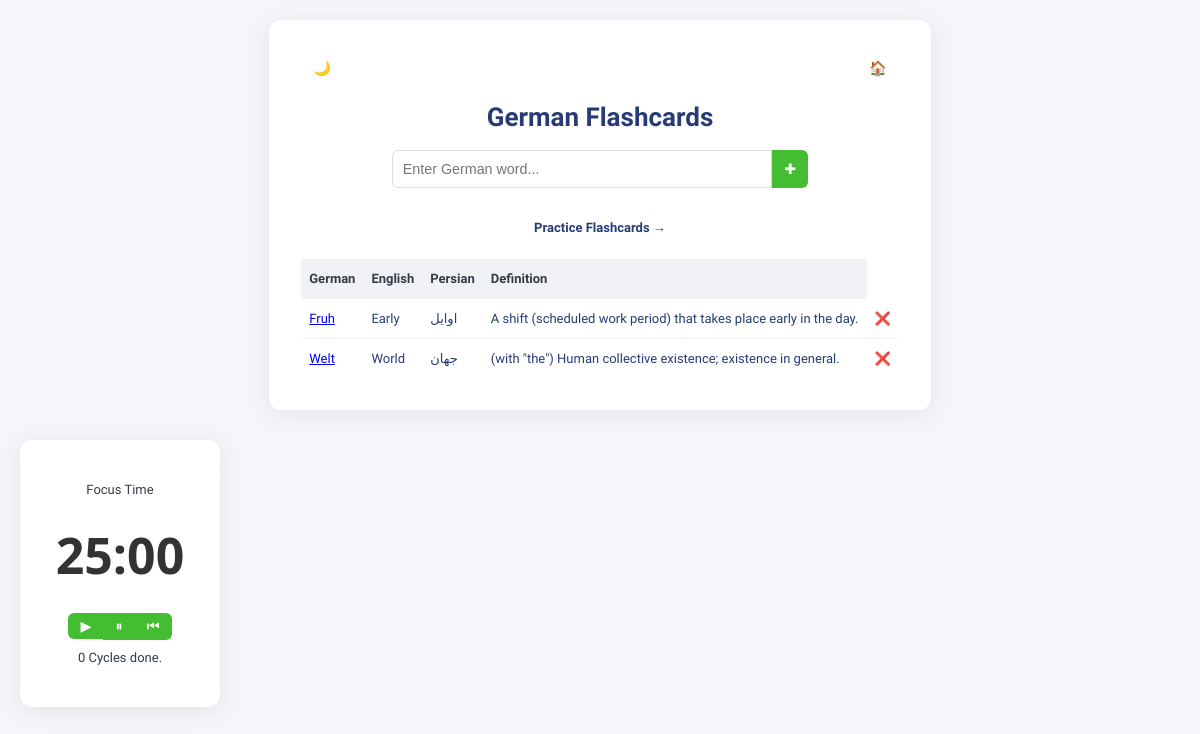
Before: / with the older database file.
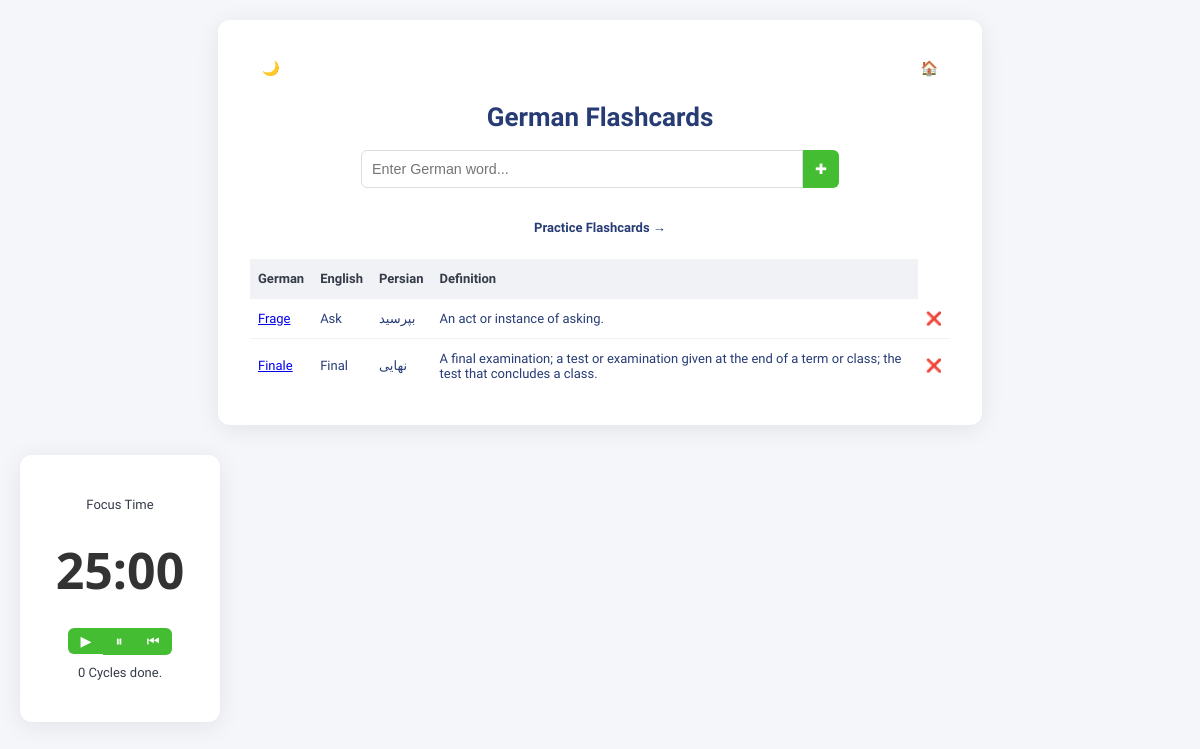
After: the same page with the newer database file.
### tables this page shows
CREATE TABLE flashcards (
                id INTEGER PRIMARY KEY AUTOINCREMENT,
                german TEXT NOT NULL,
                english TEXT,
                persian TEXT,
                definition TEXT,
                pons TEXT,
                coef INTEGER,
                after TEXT
            );

### main.py (the view, shortened to what this page needs)
@app.route("/", methods=["GET", "POST"])
def index():
    with sqlite3.connect(DB_PATH) as conn:
        c = conn.cursor()
        c.execute("SELECT * FROM flashcards")
        flashcards = c.fetchall()
    return render_template("index.html", flashcards=flashcards)

### templates/index.html
{% extends 'base.html' %} {% block container %}
<h1>German Flashcards</h1>
<form method="POST">
  <input
    type="text"
    name="german"
    placeholder="Enter German word..."
    required
  />
  <button type="submit" class="nv-right">&#10010;</button>
</form>
<div class="practice-link">
  <a href="{{ url_for('practice') }}">Practice Flashcards &rarr;</a>
</div>
<table>
  <thead>
    <tr>
      <th>German</th>
      <th>English</th>
      <th>Persian</th>
      <th>Definition</th>
    </tr>
  </thead>
  <tbody>
    {% for card in flashcards %}
    <tr>
      <td>
        <a href="{{ url_for('view', card_id=card[0]) }}">{{ card[1] }}</a>
      </td>
      <td>{{ card[2] }}</td>
      <td>{{ card[3] }}</td>
      <td>{{ card[4] }}</td>
      <td class="close" onclick="confirm_delete({{ card[0] }})">&#10060;</td>
    </tr>
    {% else %}
    <tr>
      <td colspan="4" style="text-align: center; color: #888">
        Not yet Started.
      </td>
    </tr>
    {% endfor %}
  </tbody>
</table>
{% endblock container %}

### templates/base.html (shortened to what this page needs)
<!DOCTYPE html>
<html lang="en">
  <head>
    <link rel="stylesheet" href="{{ url_for('static', filename='style.css') }}"/>
  </head>
  <body>
    <div class="container">
      <div class="top-bar">
        <button id="theme-toggle" class="theme">🌙</button>
        <button id="home" class="theme">🏠</button>
      </div>
      {% block container %} {% endblock container %}
    </div>
    <div class="side">
      <div class="container pomodoro">
        <div class="status" id="status">Focus Time</div>
        <div class="timer" id="timer">25:00</div>
        <div class="controls">
          <button id="startBtn" class="nv-left">&#x25b6;</button><button id="pauseBtn">&#x23f8;</button><button id="resetBtn" class="nv-right">&#x23ee;</button>
        </div>
        <div class="status"><span id="cycles"></span> Cycles done.</div>
      </div>
    </div>
  </body>
</html>

### static/style.css (style rules this page uses)
body { font-family: "Vazirmatn", sans-serif; font-size: small; background: var(--bg-color); margin: 0; padding: 10px; color: var(--text-color); transition: background 0.3s, color 0.3s; display: flex; flex-direction: column; }
:root { --bg-color: #f5f6fa; --container-bg: #fff; --text-color: #273c75; --h1-color: #273c75; --input-border: #dcdde1; --button-bg: #44bd32; --button-hover: #3c219c; --button-active: #94008a; --table-border: #f1f2f6; --th-bg: #f1f2f6; --th-color: #353b48; --practice-link-color: #273c75; --practice-link-hover: #0097e6; --flashcard-bg: #f8fafc; --flashcard-border: #dcdde1; --flashcard-color: #08244dff; --flashcard-hover-bg: #45bd321a; --translations-bg: #f1f8ff; --translations-border: #0d6efd; --nav-button-bg: #0d6efd; --back-link-color: #0d6efd; --back-link-hover: #0a58ca; --def-entry-bg: #b5f8cd98; --def-heading-bg: #9fa7a1ff; --timer-color: #333; --status-color: #353b48; }
.theme { background:transparent; border: none; padding: 8px 12px; border-radius: 4px; cursor: pointer; }
.top-bar { display: flex; justify-content: space-between; }
.container { max-width: 700px; margin: 10px auto; background: var(--container-bg); border-radius: 12px; box-shadow: 0 4px 24px rgba(0, 0, 0, 0.08); padding: 32px; }
.side { width: 200px; margin: 10px; }
h1 { text-align: center; color: var(--h1-color); }
form { display: flex; justify-content: center; margin-bottom: 32px; }
input[type="text"] { padding: 10px; font-size: 1.1em; border: 1px solid var(--input-border); border-radius: 6px 0 0 6px; outline: none; width: 60%; background: var(--container-bg); color: var(--text-color); }
button { padding: 5px 12px; background: var(--button-bg); color: #fff; border: none; font-size: 1.1em; cursor: pointer; transition: background 0.2s; }
table { width: 100%; border-collapse: collapse; margin-top: 24px; }
th, td { padding: 12px 8px; border-bottom: 1px solid var(--table-border); text-align: left; }
th { background: var(--th-bg); color: var(--th-color); }
tr:last-child td { border-bottom: none; }
.practice-link { display: block; text-align: center; margin-top: 18px; }
.practice-link a { color: var(--practice-link-color); text-decoration: none; font-weight: bold; transition: color 0.2s; }
.nv-right { border-radius: 0 6px 6px 0; }
.nv-left { border-radius: 6px 0 0 6px; }
.pomodoro { align-items: center; text-align: center; }
.timer { font-family: "Segoe UI", Tahoma, Geneva, Verdana, sans-serif; font-size: 50px; font-weight: 900; margin: 24px 0; color: var(--timer-color); }
.status { margin: 10px; color: var(--status-color); }
.close { cursor: pointer; text-align: center; text-decoration: none; }

Changed rows visible on the page:
removed flashcards: german "Fruh", english "Early", persian "اوایل", definition "A shift (scheduled work period) that takes place early in the day."
removed flashcards: german "Welt", english "World", persian "جهان", definition "(with \"the\") Human collective existence; existence in general."
added flashcards: german "Frage", english "Ask", persian "بپرسید", definition "An act or instance of asking."
added flashcards: german "Finale", english "Final", persian "نهایی", definition "A final examination; a test or examination given at the end of a term or class; the test that concludes a class."
